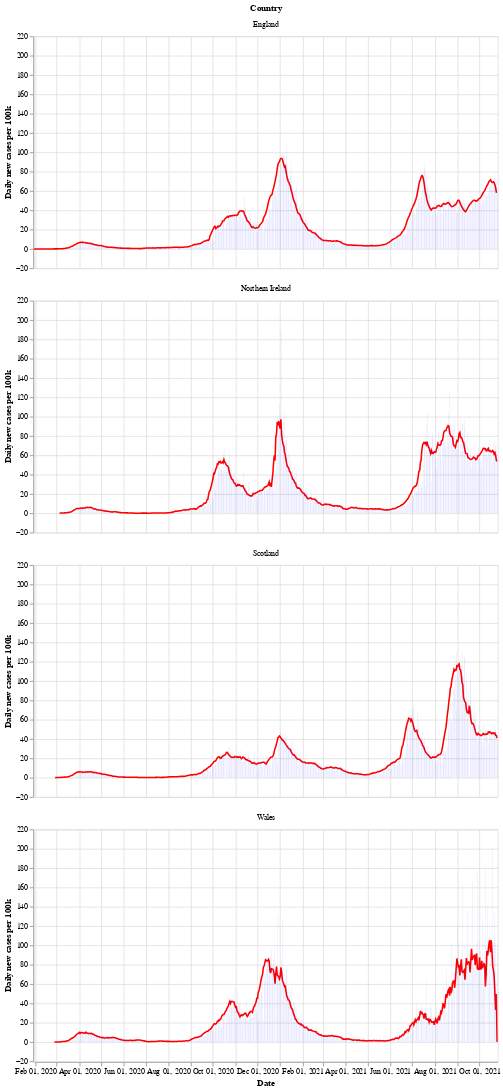

The notebook cell this image was saved under:
### Markdown cell above
Next is a bar chart of the number of new cases in each country (per 100k population), with the 7 day moving average of cases. Again we see that Wales saw a longer period of raising and falling cases compared to the other countries.

After a period of cases falling, each nation is now seeing a rise in the number of cases - especially in Wales.

### Code cell
# collapse
bars = alt.Chart(uk_cases).mark_bar().encode(
    x=alt.X("yearmonthdate(date):T", axis=alt.Axis(title='Date')),
    y=alt.Y("newCasesRate:Q", axis=alt.Axis(title='Daily new cases per 100k')),
    tooltip='newCasesRate',
    color=alt.condition(
        alt.datum.dailyChange > 0,
        alt.value("orange"),  # The positive color
        alt.value("blue")  # The negative color
    )
).properties(title='New cases per 100k population with rolling 7 day average', width=600).interactive()
line = alt.Chart(uk_cases).mark_line(
    color='red',
    size=2,
).transform_window(
    rolling_mean='mean(newCasesRate)',
    frame=[0, 7],
    groupby=['areaName']
).encode(
    x='yearmonthdate(date):T',
    y='rolling_mean:Q'
)
alt.layer(line, bars, data=uk_cases).facet(alt.Row('areaName', title='Country'), columns=1)

### Figure 1 — Vega-Lite specification as saved in the notebook (floating-point values rounded to 4 significant figures; data arrays with more than 128 entries replaced by an {"elided": "..."} marker saying what was removed)
{"config": {"view": {"continuousWidth": 400, "continuousHeight": 300}}, "data": {"name": "data-b4347616eba5ce019e17d682e19f778f"}, "facet": {"type": "nominal", "field": "areaName", "title": "Country"}, "spec": {"layer": [{"mark": {"type": "line", "color": "red", "size": 2}, "encoding": {"x": {"type": "temporal", "field": "date", "timeUnit": "yearmonthdate"}, "y": {"type": "quantitative", "field": "rolling_mean"}}, "transform": [{"window": [{"op": "mean", "field": "newCasesRate", "as": "rolling_mean"}], "frame": [0, 7], "groupby": ["areaName"]}]}, {"mark": "bar", "encoding": {"color": {"condition": {"value": "orange", "test": "(datum.dailyChange > 0)"}, "value": "blue"}, "tooltip": {"type": "quantitative", "field": "newCasesRate"}, "x": {"type": "temporal", "axis": {"title": "Date"}, "field": "date", "timeUnit": "yearmonthdate"}, "y": {"type": "quantitative", "axis": {"title": "Daily new cases per 100k"}, "field": "newCasesRate"}}, "selection": {"selector002": {"type": "interval", "bind": "scales", "encodings": ["x", "y"]}}, "title": "New cases per 100k population with rolling 7 day average", "width": 600}]}, "columns": 1, "$schema": "https://vega.github.io/schema/vega-lite/v4.8.1.json", "datasets": {"data-b4347616eba5ce019e17d682e19f778f": {"elided": "2448 records"}}}
